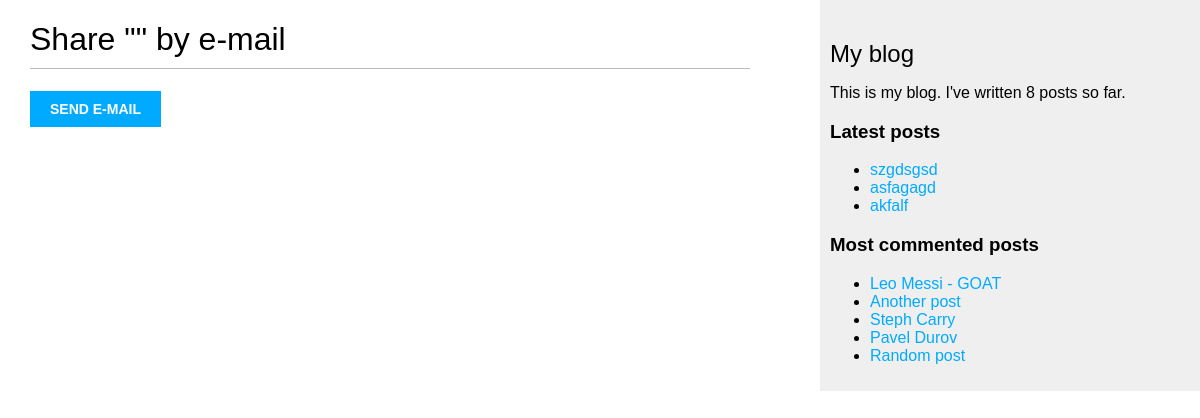
Screenshot of /blog/1/share/ with the database file from the repository.
### blog/models.py (models this page shows, shortened)
class Post(models.Model):
    class Status(models.TextChoices):
        DRAFT = 'DF', 'Draft'
        PUBLISHED = 'PB', 'Published'
    title = models.CharField(max_length=250)
    slug = models.SlugField(max_length=250,
                            unique_for_date='publish')
    author = models.ForeignKey(User,
                               on_delete=models.CASCADE,
                               related_name='blog_posts')
    body = models.TextField()
    publish = models.DateTimeField(default=timezone.now)
    created = models.DateTimeField(auto_now_add=True)
    updated = models.DateTimeField(auto_now=True)
    status = models.CharField(max_length=2,
                              choices=Status.choices,
                              default=Status.DRAFT)
    objects = models.Manager()  # менеджер, применяемый по умолчанию
    published = PublishedManager()  # конкретно-прикладной менеджер
    class Meta:
        ordering = ['-publish']
        indexes = [
            models.Index(fields=['-publish']),
        ]
    def get_absolute_url(self):
        return reverse('blog:post_detail',
                       args=[self.publish.year,
                             self.publish.month,
                             self.publish.day,
                             self.slug])
    tags = TaggableManager()

### blog/views.py (the view)
def post_share(request, post_id):
    post = get_object_or_404(Post, id=post_id, status=Post.Status.PUBLISHED)
    sent = False
    if request.method == 'POST':
        form = EmailPostForm(request.POST)
        if form.is_valid():
            cd = form.cleaned_data
            post_url = request.build_absolute_uri(post.get_absolute_url())
            subject = f"{cd['name']} recommends you read {post.title}"
            message = f"Read {post.title} at {post_url}\n\n" \
                      f"{cd['name']}'s comments: {cd['comments']}"
            send_mail(subject, message, 'your_email@example.com', [cd['to']])
            sent = True
    else:
        form = EmailPostForm()
    return render(request, 'blog/post/share.html')

### blog/models.py (called while the page is built)
    def get_queryset(self):
        return super().get_queryset().filter(status=Post.Status.PUBLISHED)

### blog/templatetags/blog_tags.py (called while the page is built)
@register.simple_tag
def total_posts():
    return Post.published.count()

@register.inclusion_tag('blog/post/latest_posts.html')
def show_latest_posts(count=5):
    latest_posts = Post.published.order_by('-publish')[:count]
    return {'latest_posts': latest_posts}

@register.simple_tag
def get_most_commented_posts(count=5):
    return Post.published.annotate(
                total_comments=Count('comments')
            ).order_by('-total_comments')[:count]

### blog/templates/blog/post/share.html (shortened to what this page needs)
{% extends "blog/base.html" %}
{% block content %}
  {% if sent %}
    <h1>E-mail successfully sent</h1>
    <p>
      "{{ post.title }}" was successfully sent to {{ form.cleaned_data.to }}.
    </p>
  {% else %}
    <h1>Share "{{ post.title }}" by e-mail</h1>
    <form method="post" novalidate>
      <input type="submit" value="Send e-mail">
    </form>
  {% endif %}
{% endblock %}

### blog/templates/blog/base.html (shortened to what this page needs)
{% load static %}
{% load blog_tags %}
<!DOCTYPE html>
<html>
<head>
  <link href="{% static "css/blog.css" %}" rel="stylesheet">
</head>
<body>
  <div id="content">
    {% block content %}
    {% endblock %}
  </div>
  <div id="sidebar">
    <h2>My blog</h2>
    <p>This is my blog.
       I've written {% total_posts %} posts so far.
    </p>
    <h3>Latest posts</h3>
    {% show_latest_posts 3 %}
    <h3>Most commented posts</h3>
    {% get_most_commented_posts as most_commented_posts %}
    <ul>
      {% for post in most_commented_posts %}
      <li>
        <a href="{{ post.get_absolute_url }}">{{ post.title }}</a>
      </li>
      {% endfor %}
  </div>
</body>
</html>

### blog/templates/blog/post/latest_posts.html
 <ul>
  {% for post in latest_posts %}
 <li>
 <a href="{{ post.get_absolute_url }}">{{ post.title }}</a>
 </li>
  {% endfor %}
 </ul>

### blog/static/css/blog.css (style rules this page uses)
body { margin:0; padding:0; font-family:helvetica, sans-serif; }
a { color:#00abff; text-decoration:none; }
h1 { font-weight:normal; border-bottom:1px solid #bbb; padding:0 0 10px 0; }
h2 { font-weight:normal; margin:30px 0 0; }
#content { float:left; width:60%; padding:0 0 0 30px; }
#sidebar { float:right; width:30%; padding:10px; background:#efefef; height:100%; }
input, textarea { clear:both; float:left; margin:0 0 10px; background:#ededed; border:0; padding:6px 10px; font-size:12px; }
input[type=submit] { font-weight:bold; background:#00abff; color:#fff; padding:10px 20px; font-size:14px; text-transform:uppercase; }

### rows the page displays
Post: title "szgdsgsd"
Post: title "asfagagd"
Post: title "akfalf"
Post: title "Leo Messi - GOAT"
Post: title "Another post"
Post: title "Steph Carry"
Post: title "Pavel Durov"
Post: title "Random post"
